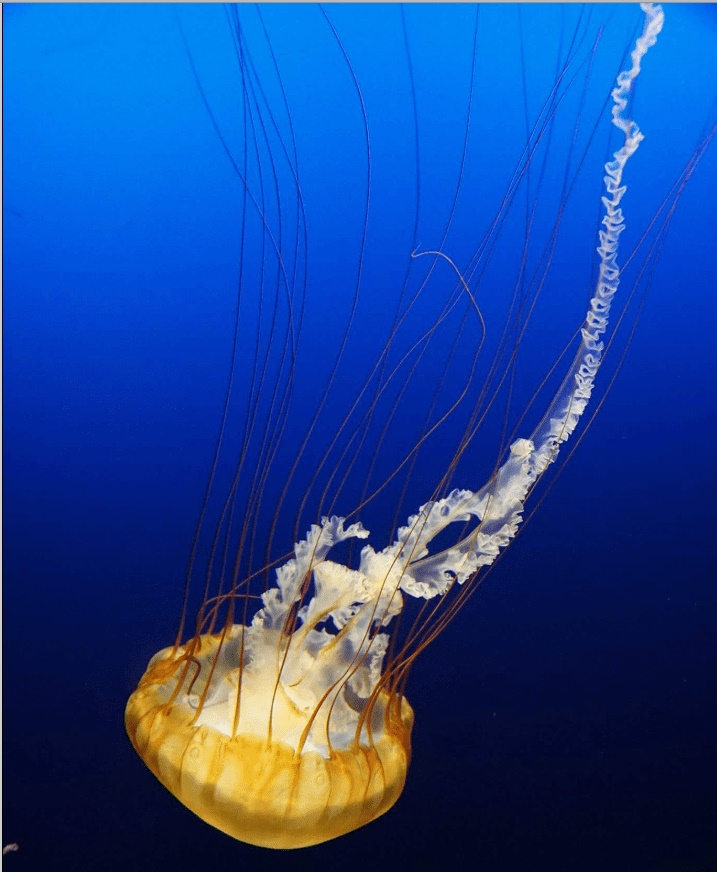
#> input picture ЛР17-18/Images/image1_NN.png, 717 x 872 px, found by its file name
$ python 'ИПО лр17-18 в6 н2.py'
#> lines starting #> are read from the running program, lines starting #| are printed output that depends on the picture
from PIL import Image

# Открытие изображения
image = Image.open("image1_NN.png")
#> image is the input picture: PIL image 717x872 RGB; mean R, G, B 27.4, 68.4, 146

# Поворот изображения на заданный угол (10-30 градусов по часовой стрелке)
angle = 10
rotated_image = image.rotate(-angle)
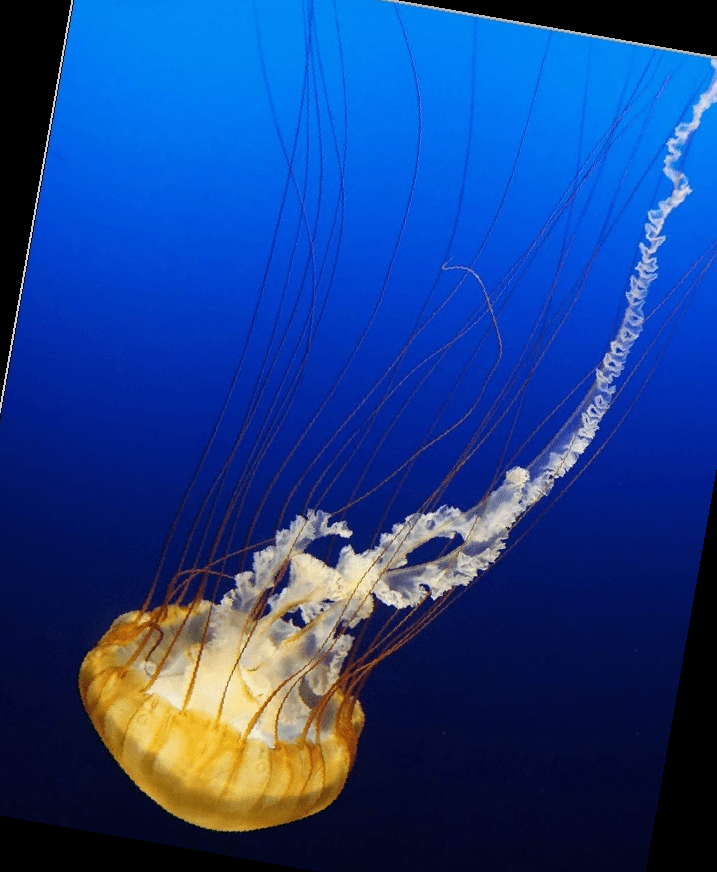
#> rotated_image: PIL image 717x872 RGB; mean R, G, B 26.5, 63.4, 135.5

# Сохранение повернутого изображения
new_filename = "image2_NN.png"
rotated_image.save(new_filename)

print("Изображение успешно повернуто и сохранено.")

$ run again, with ЛР17-18/Images/image3_NN.png copied over ЛР17-18/Images/image1_NN.png
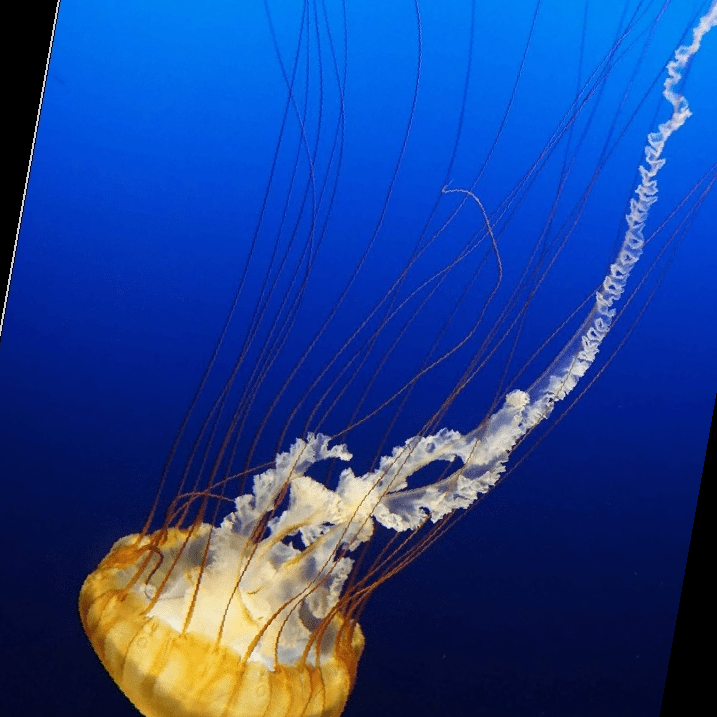
#> input picture ЛР17-18/Images/image3_NN.png, 717 x 717 px, found by its file name
#> image is the input picture: PIL image 717x717 RGB; mean R, G, B 29.9, 64.9, 142.7
#> `rotated_image = image.rotate(-angle)`:
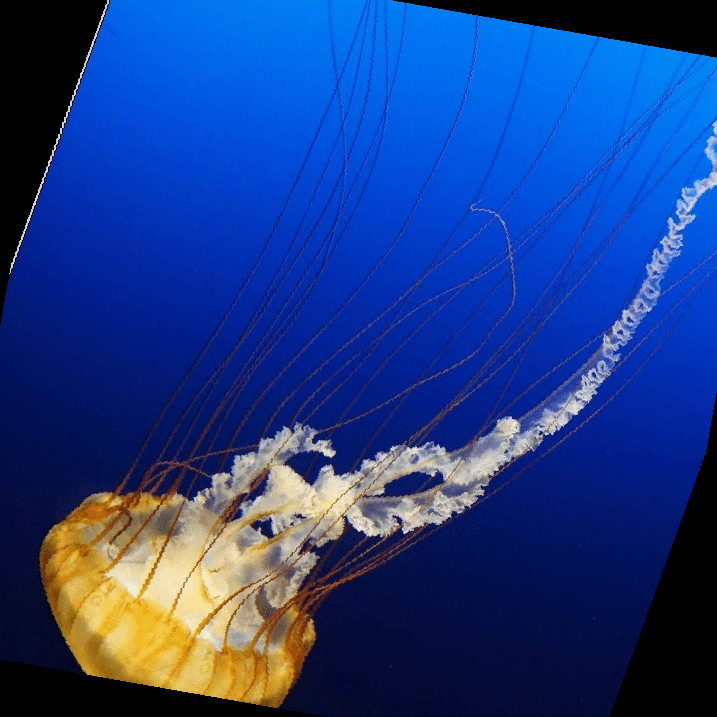
#> rotated_image: PIL image 717x717 RGB; mean R, G, B 29.3, 61, 133.8
